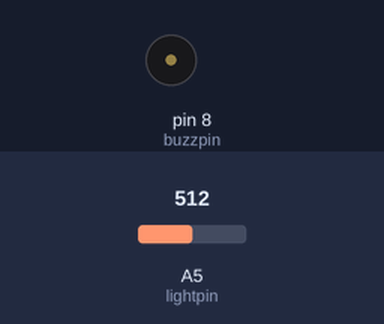
Recording of a sketch running on a simulated Arduino Uno, built with avr-gcc and run on an emulated ATmega328P. Shown: buzzer (waves = sounding, pin HIGH). The inputs (shaded band) are chosen by the test bench; at power-on: A5 (lightpin) = 512. What the sketch prints to the serial monitor is not drawn.

Above: at 4.2 s.
4.3 s: A5 (lightpin) set to 716
7.3 s: A5 (lightpin) set to 511
Timing chart, 0 to 16.3 s (numbered marks = the images above; inputs shaded):
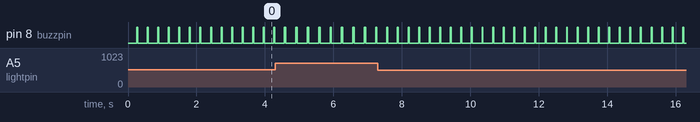

Measured:
- by itself, pin 8 (buzzpin): alternates HIGH for 0.03 s and LOW for 0.28 s

The sketch:

PHOTORESISTOR_BUZZER.ino
```cpp
int lightpin = A5;
float lightVal;
int dv = 250;
float toneVal;
int buzzpin = 8;

void setup() {
  pinMode(lightpin, INPUT);
  pinMode(buzzpin, OUTPUT);
  Serial.begin(9600);
  // put your setup code here, to run once:

}

void loop() {
  lightVal = analogRead(lightpin);

  toneVal = (9./160.)*lightVal + 1.;
  Serial.println(toneVal);
  delay(dv);
  digitalWrite(buzzpin, HIGH);
  delay(toneVal);
  digitalWrite(buzzpin, LOW);
  delay(toneVal);

}
```
